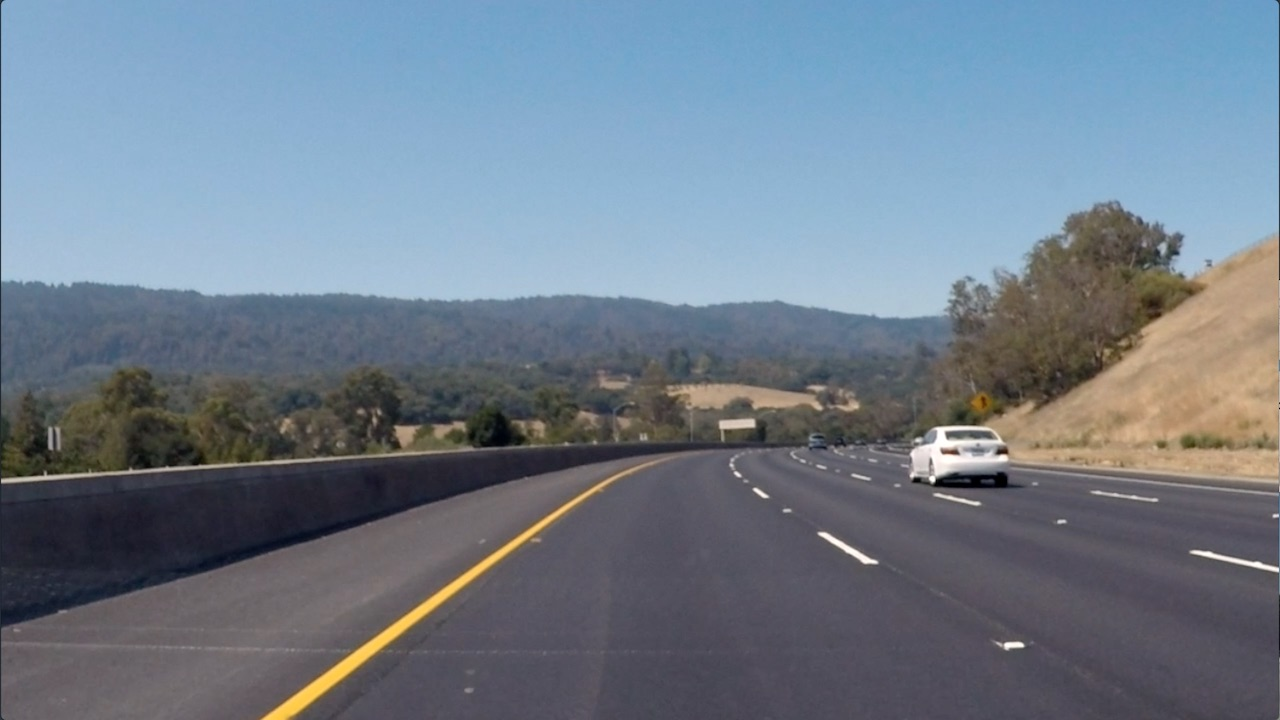
#> input picture Images/curved_lane.jpg, 1280 x 720 px, found by its file name
$ jupyter execute '(How to Detect Edges - 1) High Pass Filtering .ipynb'   (shell and % lines are left out)
#> lines starting #> are read from the running program, lines starting #| are printed output that depends on the picture; after the words box and inside, x2 and y2 are one past the last pixel; in counts of white or black regions, pixels touching at a corner belong together
## High Pass Filtering

There are **2 types of filtering for detecting an image edges :-**<br>
**1.** **High Pass Filtering**<br>
**2.** **Low Pass Filtering**<br><br>
Here we discussed **High Pass Filtering** which means that we will simply use **sobel_x / sobel_y** to get the edges of an object from an image.<br>
To see **Low Pass Filtering** please open my  **Low Pass Filtering (How To Detect Edges -2) Notebook.**

[cell 1]
import numpy as np
import matplotlib.pyplot as plt
import cv2
from matplotlib.pyplot import rcParams

[cell 2]
rcParams["figure.figsize"] = 10,10

First we will load the image and will convert it to RGB channel from BGR channel.

[cell 3]
img = cv2.imread("images/curved_lane.jpg")
#> img is the input picture: shape (720, 1280, 3); mean B, G, R 138.7, 125, 112.1
img = cv2.cvtColor(img, cv2.COLOR_BGR2RGB)
plt.imshow(img)
plt.show()

Now, will convert it to gray scale, as image manipulation & pre-processing becomes easy in gray scale.

[cell 4]
gray_img = cv2.cvtColor(img, cv2.COLOR_BGR2GRAY)
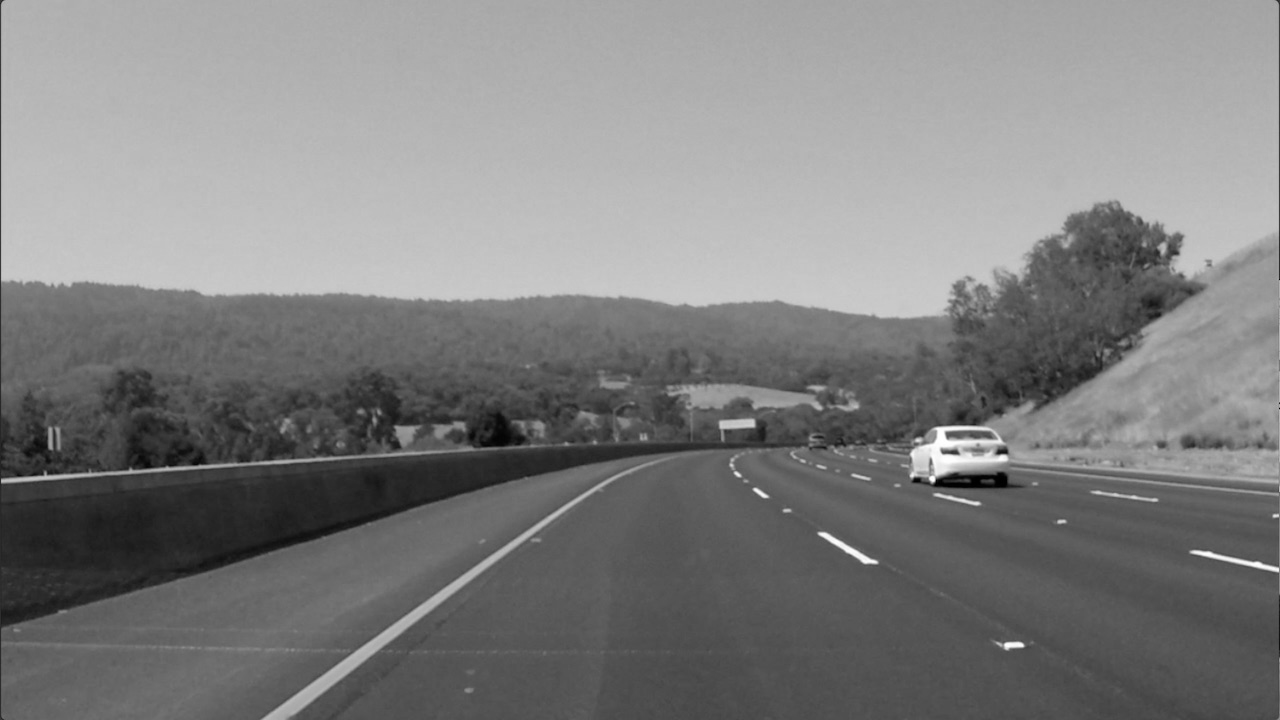
#> gray_img: shape (720, 1280); min 0, max 255, mean 127.6
plt.imshow(gray_img, cmap="gray")
plt.show()

**sobel_y, sobel_x means a matrix whose total will be zero.** These matrices are sent to each matrix of image data to only highlight those matrices where there is a high frequency area, to detect edges. To use these **sobels** we will use **cv2.filter2D() function.**<br>
**In sobel_x** -  {for example :-<br>[[ -1, 0, 1],<br>[ -2, 0, 2],<br>[ -1, 0, 1]]} means that we will sum it's values in x-axis direction to make it's **sum zero.**<br>
**Whereas in sobel_y** {for example :-<br>[[-1,-2,-1],<br>[0,0,0],<br>[1,2,1]]} this means that we will sum this matrix values in y-axis direction to make it's **sum zero.**<br><br>Here we first applied **sobel_y** & then will apply **sobel_x** in this image's edge detection notebook but to see a better example please open my **Low Pass Filtering (How To Detect Edges -2) Notebook.**

[cell 5]
sobel_y = np.array([[-1,-2,-1], [0,0,0], [1,2,1]])

filtered_sobel_y = cv2.filter2D(gray_img, -1, sobel_y)
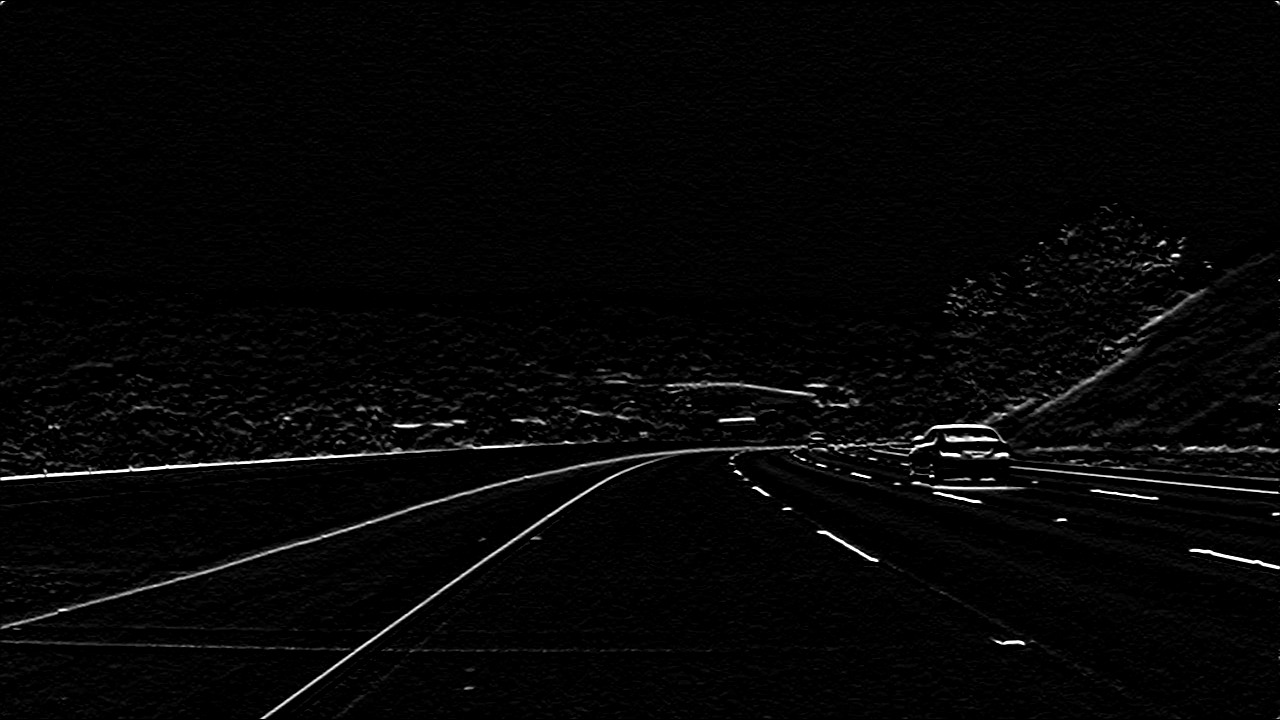
#> filtered_sobel_y: shape (720, 1280); min 0, max 255, mean 5.8

plt.imshow(filtered_sobel_y, cmap="gray")
plt.show()

Now we just need to use the **cv2.threshold() function** to see the edges of objects.

[cell 6]
retval, binary_sobel_y = cv2.threshold(filtered_sobel_y, 50, 255, cv2.THRESH_BINARY)
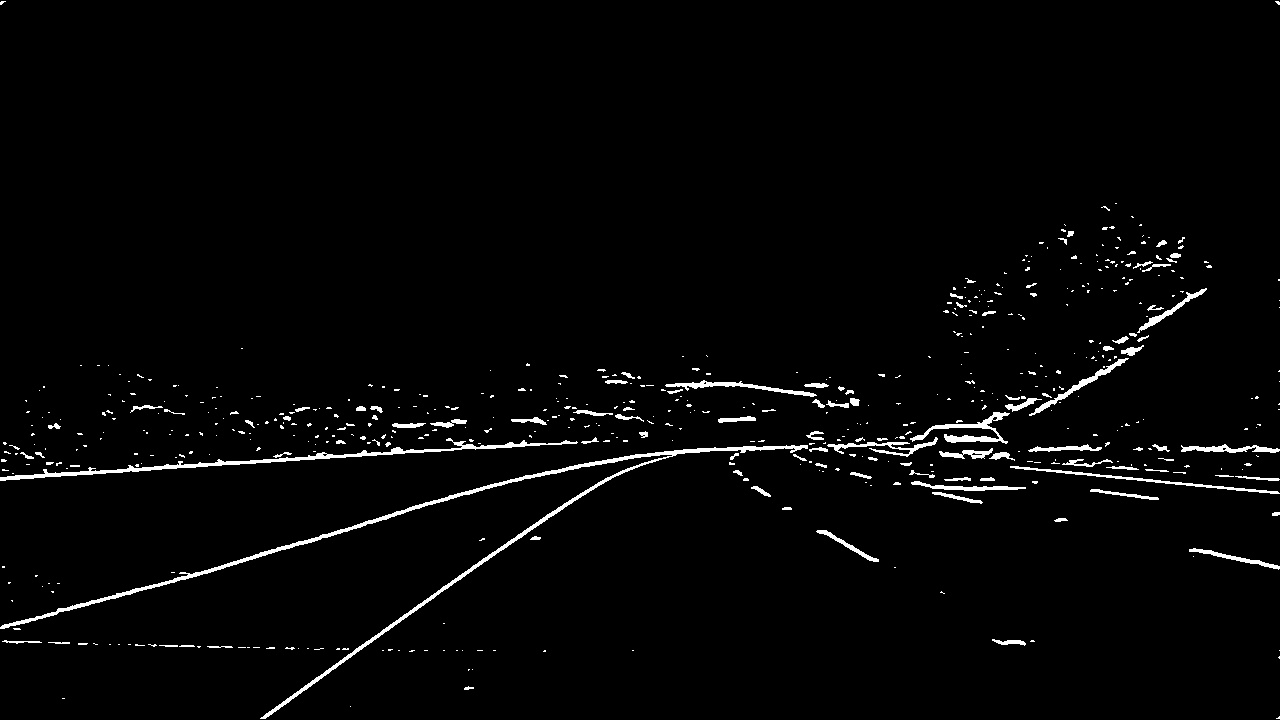
#> binary_sobel_y: shape (720, 1280); 2.2% white; 553 white regions (443 under 20 px), largest, box (x1, y1, x2, y2) and area: (0, 445, 808, 719) 4903, (0, 438, 578, 481) 2209, (910, 412, 1010, 444) 849
plt.imshow(binary_sobel_y, cmap="gray")
plt.show()

## Now let's use sobel_x

[cell 7]
sobel_x = np.array([[1,0,-1], [-2,0,2], [1,0,-1]])

filtered_sobel_x = cv2.filter2D(gray_img, -1, sobel_x)
plt.imshow(filtered_sobel_x, cmap="gray")
plt.show()

[cell 8]
retval, binary_sobel_x = cv2.threshold(filtered_sobel_x, 50, 255, cv2.THRESH_BINARY)
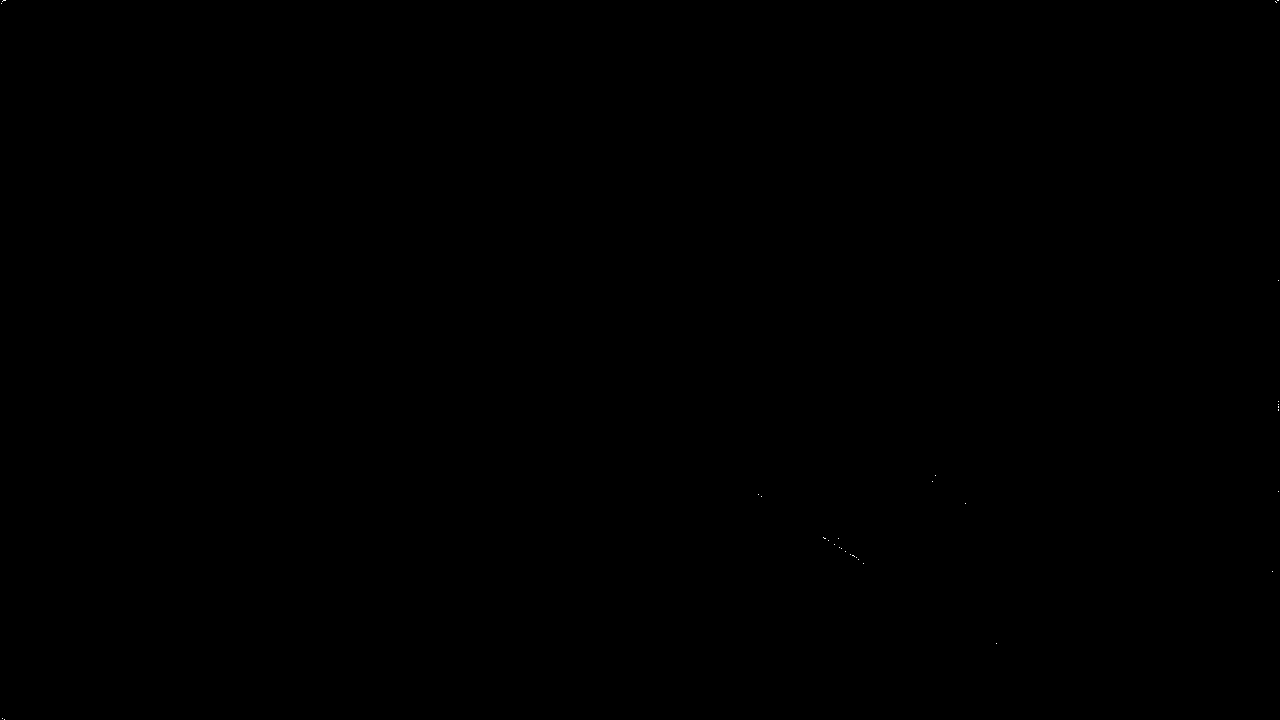
#> binary_sobel_x: shape (720, 1280); 0% white in thin lines or dots
plt.imshow(binary_sobel_x, cmap="gray")
plt.show()
